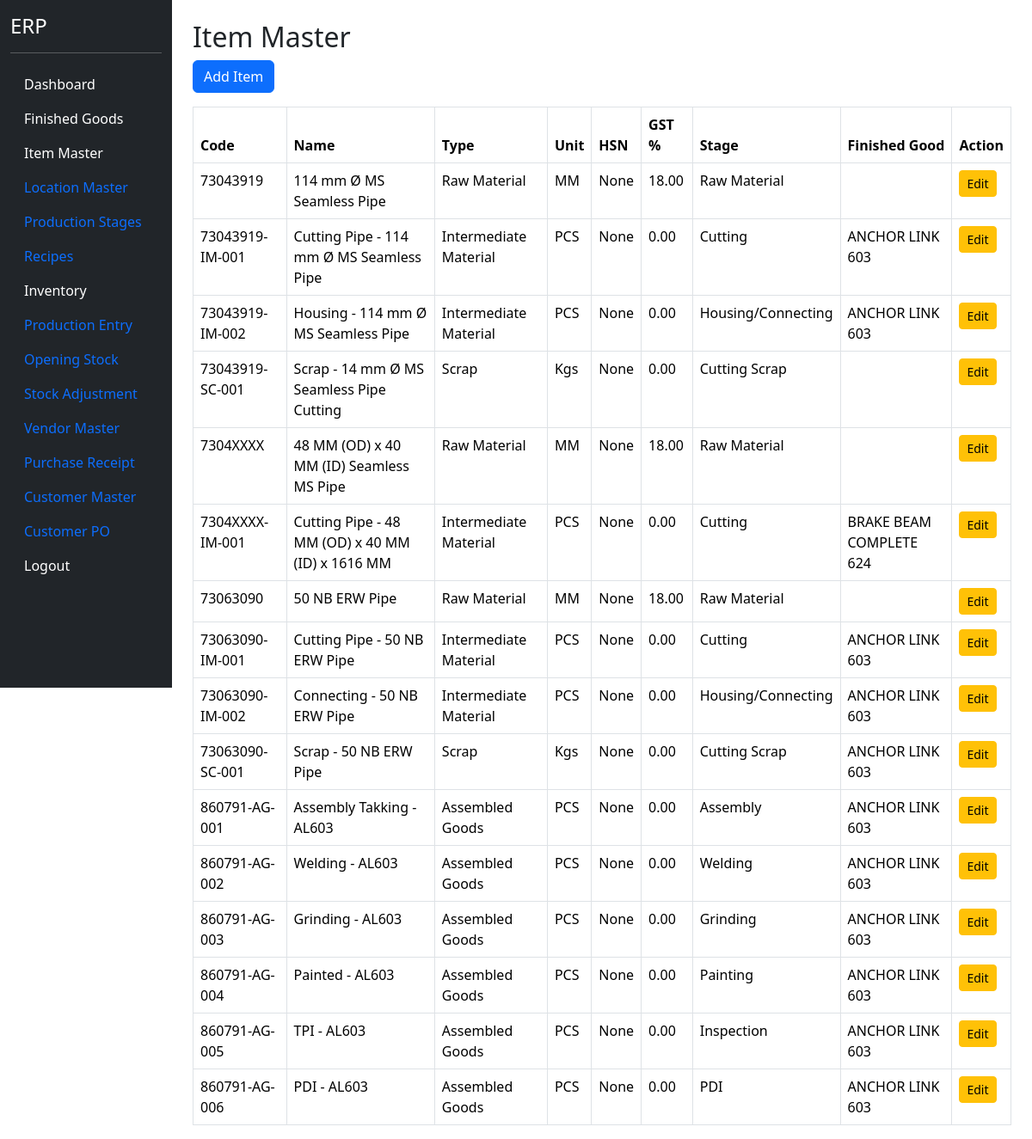
Page /items (signed in) on the earlier database version.
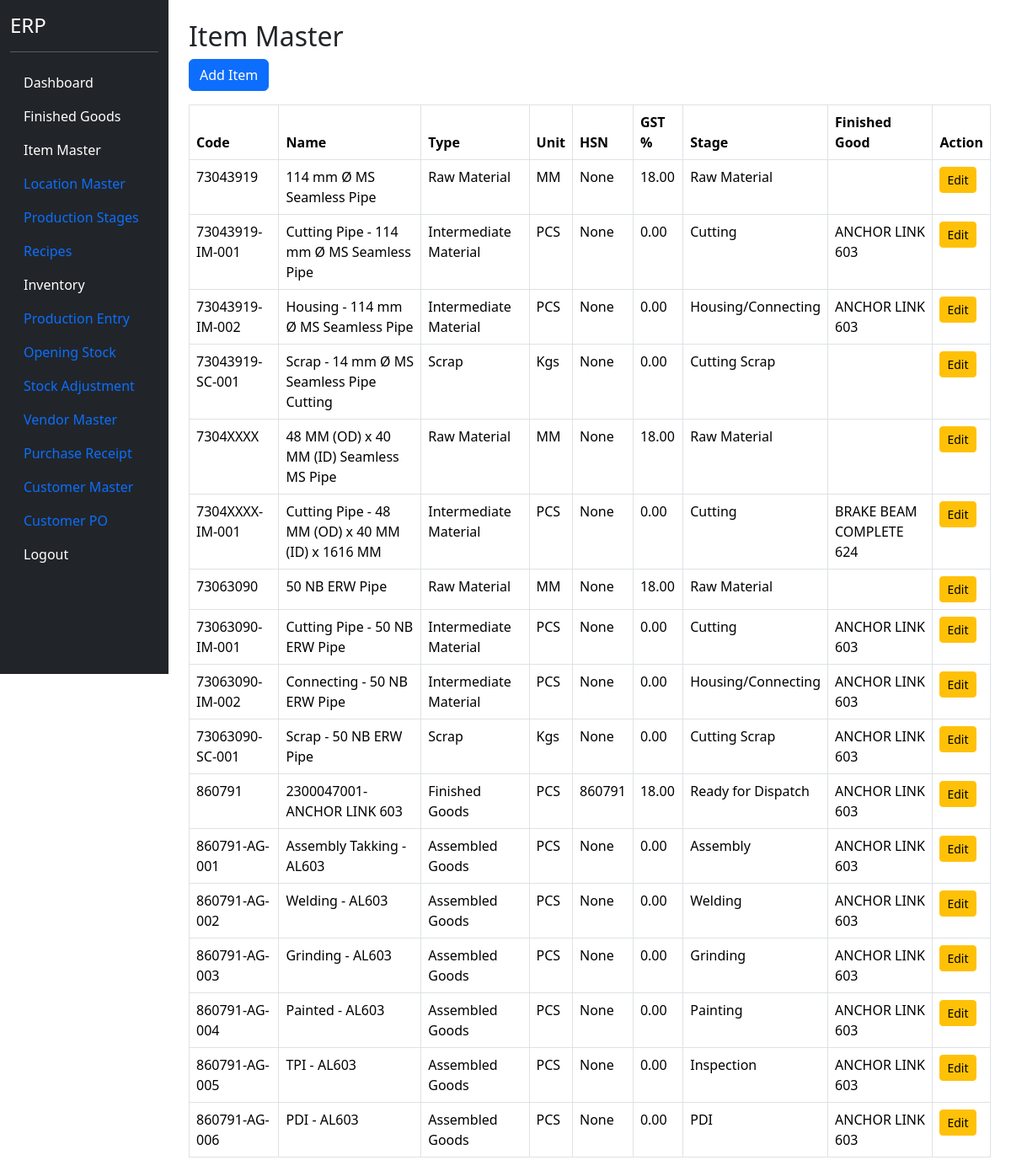
Same page on the later database version.
### models.py (models this page shows)
class ItemMaster(db.Model):
    __tablename__ = "item_master"
    id = db.Column(db.Integer, primary_key=True)
    item_code = db.Column(
        db.String(50),
        unique=True,
        nullable=False
    )
    item_name = db.Column(
        db.String(255),
        nullable=False
    )
    item_type = db.Column(
        db.String(50),
        nullable=False
    )
    production_stage = db.Column(
    db.String(100)
    )
    production_stage_id = db.Column(
    db.Integer,
    db.ForeignKey(
        "production_stage_master.id"
    ),
    nullable=True
    )
    production_stage_rel = db.relationship(
    "ProductionStageMaster"
    )
    unit = db.Column(
        db.String(20),
        nullable=False
    )
    finished_good_id = db.Column(
    db.Integer,
    db.ForeignKey("finished_goods.id"),
    nullable=True
    )
    hsn_code = db.Column(
    db.String(20)
    )
    gst_rate = db.Column(
    db.Float,
    default=18
    )
    active = db.Column(
        db.Boolean,
        default=True
    )

class ProductionStageMaster(db.Model):
    __tablename__ = "production_stage_master"
    id = db.Column(
        db.Integer,
        primary_key=True
    )
    stage_no = db.Column(
        db.Integer,
        nullable=False
    )
    stage_name = db.Column(
        db.String(100),
        nullable=False
    )
    active = db.Column(
        db.Boolean,
        default=True
    )

class FinishedGood(db.Model):
    __tablename__ = "finished_goods"
    id = db.Column(db.Integer, primary_key=True)
    fg_code = db.Column(
        db.String(50),
        unique=True,
        nullable=False
    )
    fg_name = db.Column(
        db.String(200),
        nullable=False
    )
    pl_number = db.Column(
        db.String(100),
        nullable=True
    )
    uvam_reference = db.Column(
        db.String(500),
        nullable=True
    )
    items = db.relationship(
    "ItemMaster",
    backref="finished_good",
    lazy=True
    )
    active = db.Column(
        db.Boolean,
        default=True
    )

### blueprints/masters/routes.py (the view)
@masters_bp.route("/items")
@login_required
def items():
    item_list = ItemMaster.query.order_by(
        ItemMaster.item_code
        ).all()
    return render_template(
        "items.html",
        item_list=item_list
    )

### app.py (called while the page is built)
@login_manager.user_loader
def load_user(user_id):
    return User.query.get(int(user_id))

### templates/items.html
{% extends "base.html" %}
{% block content %}
<div class="container mt-4">
    <h2>Item Master</h2>
    <a href="/items/add"
       class="btn btn-primary mb-3">
        Add Item
    </a>
    <table class="table table-bordered">
        <thead>
            <tr>
                <th>Code</th>
                <th>Name</th>
                <th>Type</th>
                <th>Unit</th>
                <th>
                    HSN
                </th>
                <th>
                    GST %
                </th>
                <th>Stage</th>
                <th>Finished Good</th>
                <th>Action</th>
            </tr>
        </thead>
        <tbody>
            {% for item in item_list %}
            <tr>
                <td>{{ item.item_code }}</td>
                <td>{{ item.item_name }}</td>
                <td>{{ item.item_type }}</td>
                <td>{{ item.unit }}</td>
                <td>
                    {{ item.hsn_code }}
                </td>
                <td>
                    {{ "%.2f"|format(item.gst_rate or 0) }}
                </td>
                <td>
                    {% if item.production_stage_rel %}
                    {{ item.production_stage_rel.stage_name }}
                    {% endif %}
                </td>
                <td>
                    {{ item.finished_good.fg_name if item.finished_good else '' }}
                </td>
                <td>
                    <a href="/items/edit/{{ item.id }}"
                       class="btn btn-sm btn-warning">
                        Edit
                    </a>
                </td>
            </tr>
            {% endfor %}
        </tbody>
    </table>
</div>
{% endblock %}

### templates/base.html (shortened to what this page needs)
<!DOCTYPE html>
<html>
<head>
<link href="https://cdn.jsdelivr.net/npm/bootstrap@5.3.3/dist/css/bootstrap.min.css" rel="stylesheet">
<link href="https://cdn.jsdelivr.net/npm/select2@4.1.0-rc.0/dist/css/select2.min.css" rel="stylesheet" />
</head>
<body>
<div class="container-fluid">
<div class="row">
<div class="col-2 bg-dark text-white vh-100">
<h4 class="mt-3">ERP</h4>
<hr>
<ul class="nav flex-column">
<li class="nav-item">
<a class="nav-link text-white"
href="/dashboard">
Dashboard
</a>
</li>
<li class="nav-item">
<a class="nav-link text-white"
href="/finished-goods">
Finished Goods
</a>
</li>
<li class="nav-item">
    <a class="nav-link text-white"
       href="/items">
       Item Master
    </a>
</li>
<li class="nav-item">
    <a class="nav-link" href="/locations">
        Location Master
    </a>
</li>
<li class="nav-item">
    <a href="/production-stages"
       class="nav-link">
        Production Stages
    </a>
</li>
<li class="nav-item">
    <a href="/recipes"
       class="nav-link">
        Recipes
    </a>
</li>
<li class="nav-item">
    <a href="/inventory"
       class="nav-link text-white">
        Inventory
    </a>
</li>
<li class="nav-item">
    <a href="/production"
       class="nav-link">
        Production Entry
    </a>
</li>
<li class="nav-item">
    <a href="/opening-stock"
       class="nav-link">
        Opening Stock
    </a>
</li>
<li class="nav-item">
    <a href="/stock-adjustment"
       class="nav-link">
        Stock Adjustment
    </a>
</li>
<li class="nav-item">
    <a href="/vendors"
       class="nav-link">
        Vendor Master
    </a>
</li>
<li class="nav-item">
    <a href="/purchase-receipt"
       class="nav-link">
        Purchase Receipt
    </a>
</li>
<li class="nav-item">
<a
class="nav-link"
href="/customers">
Customer Master
</a>
</li>
<li class="nav-item">
<a
class="nav-link"
href="/customer-po">
Customer PO
</a>
</li>
<li class="nav-item">
<a class="nav-link text-white"
href="/logout">
Logout
</a>
</li>
</ul>
</div>
<div class="col-10">
{% block content %}
{% endblock %}
</div>
</div>
</div>
</body>
</html>

Differences in the rows shown:
added ItemMaster: item_code "860791", item_name "2300047001-ANCHOR LINK 603", item_type "Finished Goods", unit "PCS", hsn_code "860791", gst_rate "18.00", production_stage_rel.stage_name "Ready for Dispatch", finished_good "ANCHOR LINK 603"
